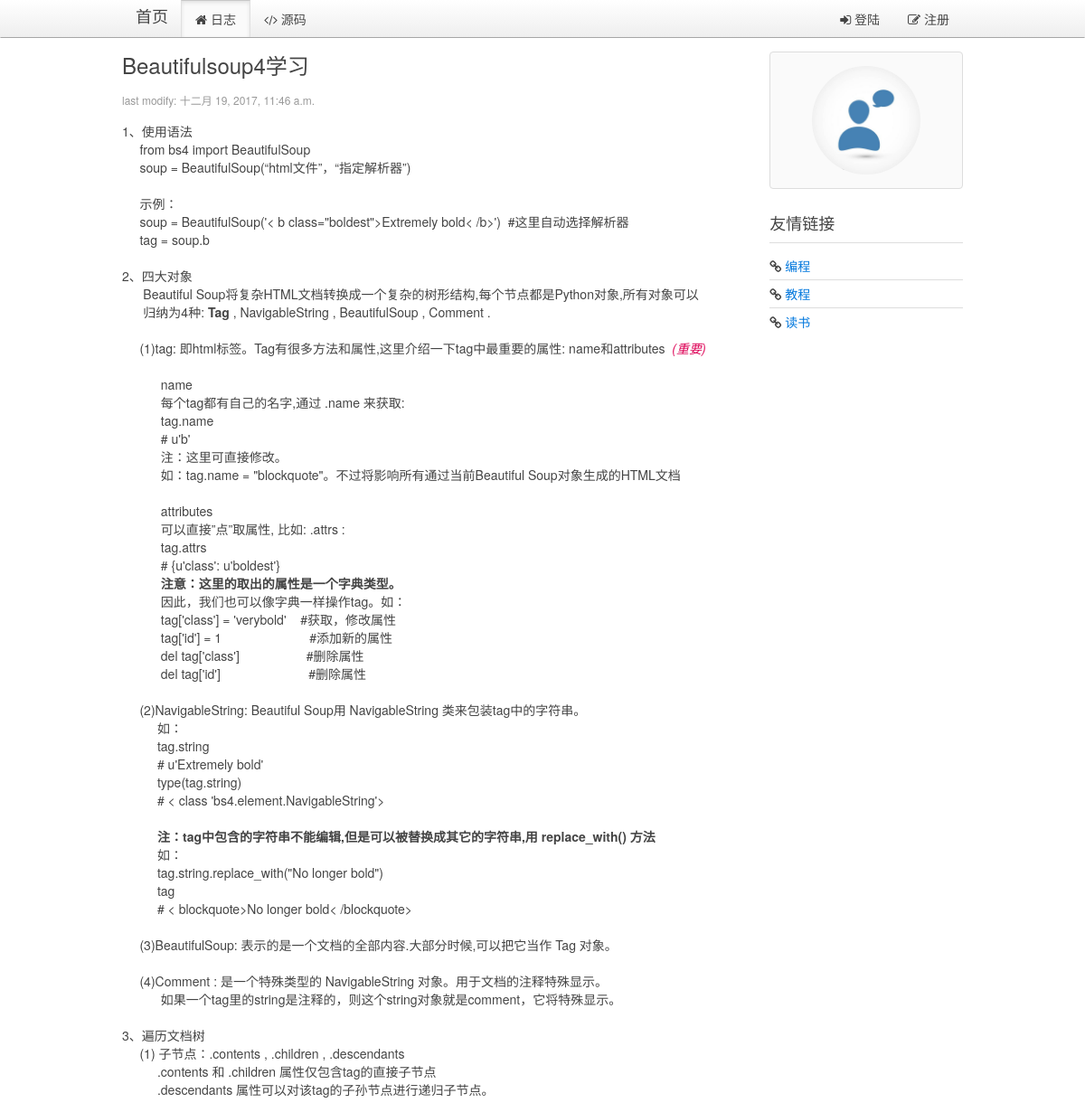
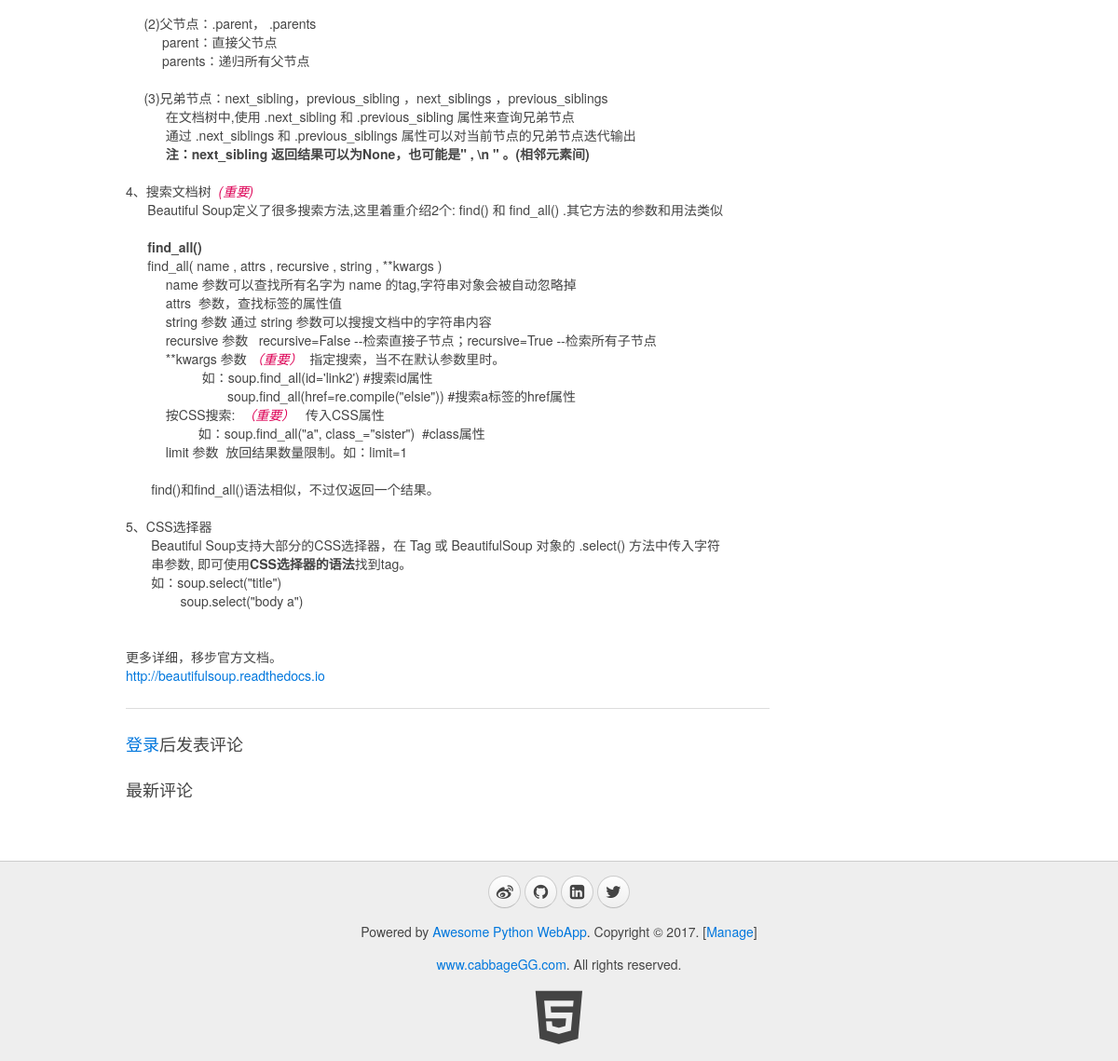
/blog/page/19/, run on an earlier commit of the app's database (2 pictures, top to bottom).
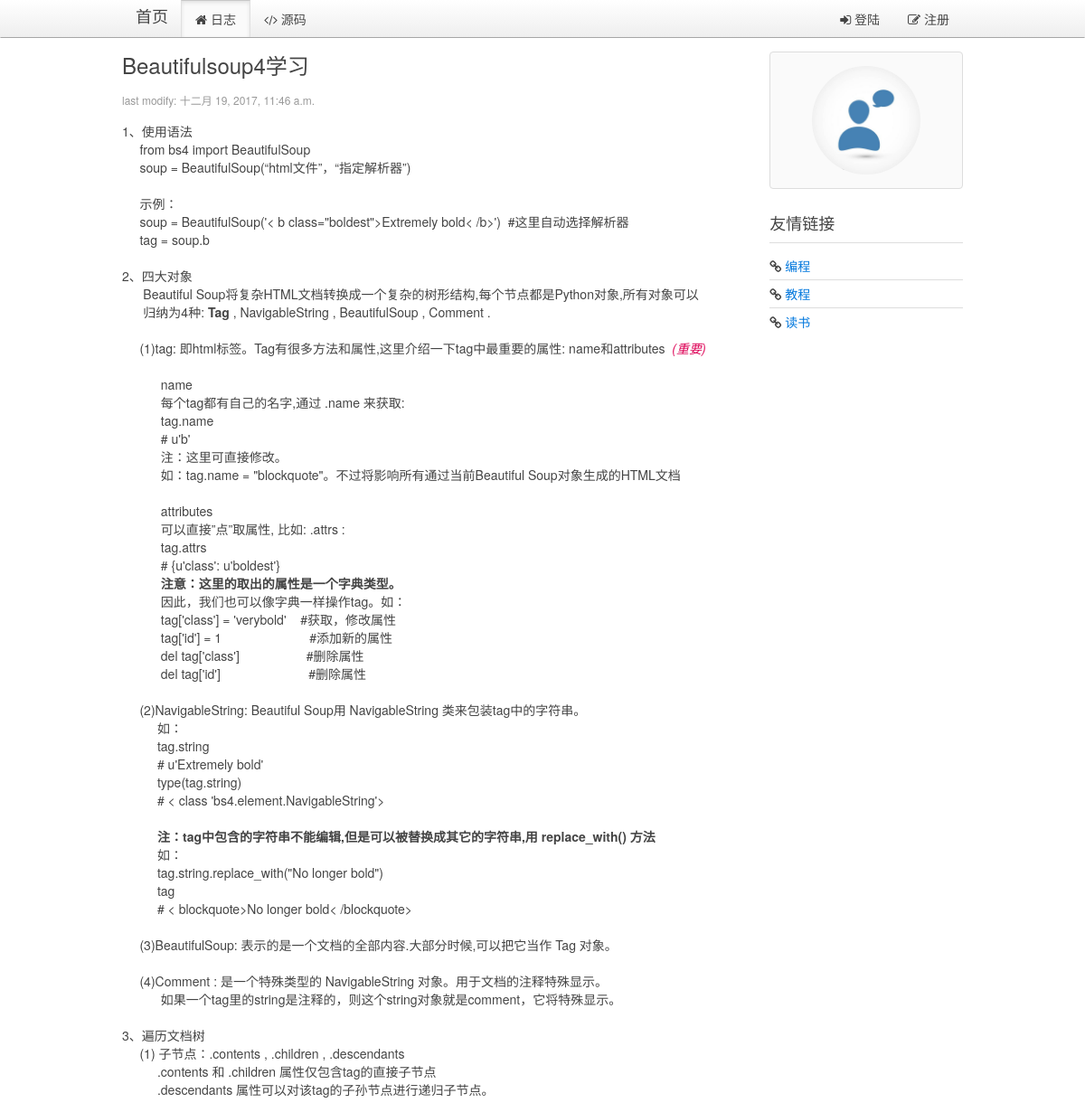
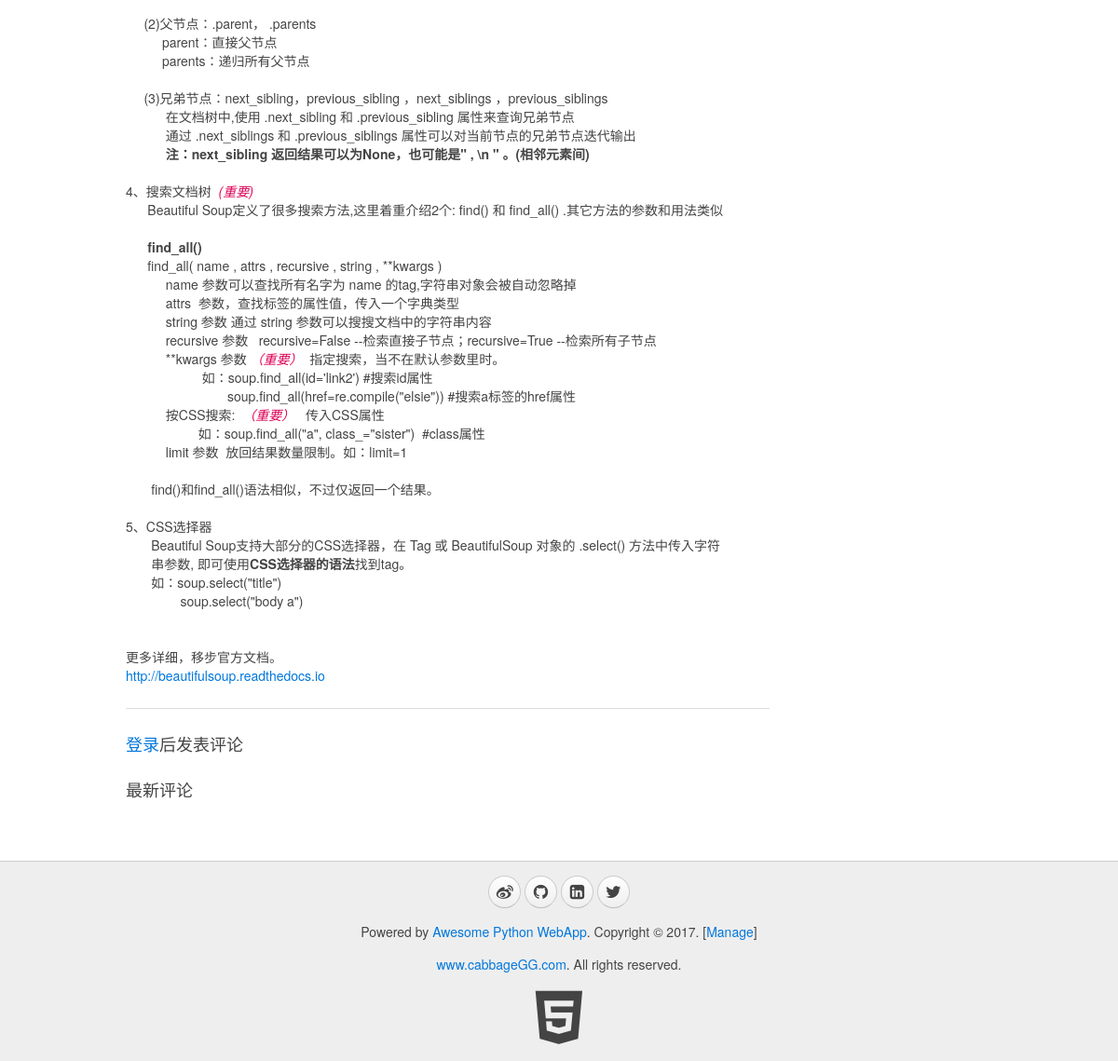
And on a later commit of the database (2 pictures, top to bottom).
### blog/models.py (models this page shows, shortened)
class Blog(models.Model):
    title = models.CharField(max_length=32, default="Title")
    content = models.TextField(null=True)
    summary = models.TextField(null=True)
    create_time = models.DateTimeField(null=True)

### blog/views.py (the view)
# urls.py: url(r'^page/(?P<blog_id>\d+)/$', views.show_blog, name="show_blog"),
def show_blog(request, blog_id):
    userinfo = ""
    account = request.COOKIES.get("account","")
    if account:
        userinfo = models.User.objects.filter(account=account)
        if userinfo:
            userinfo = userinfo[0]
    blog = models.Blog.objects.get(id=blog_id)
    comments = models.Comments.objects.filter(blog_id=blog_id, comment_id=0)
    return render(request, "blog/blog.html", {"blog": blog, "comments":comments, "userinfo":userinfo})

### blog/templatetags/myfilter.py (called while the page is built)
@register.filter
def replaceTags(content):  #这里应该需要继续研究下，有时候需要空格，而不是&nbsp;
    content = content.replace("  ", "&nbsp;&nbsp;")  # 预处理空格
    content = content.replace("\n", "<br/>")  # 预处理换行
    return content

### blog/templates/blog/blog.html (shortened to what this page needs)
{% extends '__base__.html' %}
{% load myfilter %}
{% block content %}
    <div class="uk-width-medium-3-4">
        <article class="uk-article">
            <h2>{{ blog.title }}</h2>
            <p class="uk-article-meta">last modify: {{ blog.create_time }}</p>
            <p>{% autoescape off %}{{ blog.content | replaceTags }}{% endautoescape %}</p>
        </article>
        <hr class="uk-article-divider">
    {% if userinfo %}
        <h3>发表评论</h3>
        <article class="uk-comment">
            <header class="uk-comment-header">
                <img class="uk-comment-avatar uk-border-circle" width="50" height="50" src="{% if userinfo.image %}{{ userinfo.image.url }} {% else %} /media/img/default.jpg {% endif %}">
                <h4 class="uk-comment-title">{{ userinfo.name | default:'游客' }}</h4>
            </header>
            <div class="uk-comment-body">
                <form id="form-comment" class="uk-form" action="javascript:void(0)" method="post">
                    {% csrf_token %}
                    <input id="yj-c-blogid" type="hidden" name="blog_id" value="{{ blog.id }}">
                    <input id="yj-c-commentid" type="hidden" name="comment_id" value="{{ comment.id | default:'0' }}">
                    <input id="yj-c-username" type="hidden" name="user_name" value="{{ userinfo.name | default:'游客' }}">
                    <input id="yj-c-userimage" type="hidden" name="user_img" value="{{ userinfo.image | default:"img/default.jpg" }}">
                    <div class="uk-alert uk-alert-danger uk-hidden"></div>
                    <div id="yj-c-content-div" class="uk-form-row">
                        <textarea id="yj-c-content" name="content" rows="6" placeholder="说点什么吧" style="width:100%;resize:none;"></textarea>
                    </div>
                    <div class="uk-form-row">
                        <input type="submit" class="uk-button uk-button-primary" value="发表评论">
                    </div>
                    <p id="comment-msg">
                    </p>
                </form>
            </div>
        </article>
        <hr class="uk-article-divider">
    {% else %}
        <h3><a href="{% url 'blog:signin' %}">登录</a>后发表评论</h3>
    {% endif %}
        <h3>最新评论</h3>
    </div>
    <div class="uk-width-medium-1-4">
        <div class="uk-panel uk-panel-box">
            <div class="uk-text-center">
                <img class="uk-border-circle" width="120" height="120" src="{% if userinfo.image %}{{ userinfo.image.url }} {% else %} /media/img/default.jpg {% endif %}">
            </div>
        </div>
        <div class="uk-panel uk-panel-header">
            <h3 class="uk-panel-title">友情链接</h3>
            <ul class="uk-list uk-list-line">
                <li><i class="uk-icon-link"></i> <a target="_blank" href="https://github.com/cabbageGG">编程</a></li>
                <li><i class="uk-icon-link"></i> <a target="_blank" href="https://www.liaoxuefeng.com/">教程</a></li>
                <li><i class="uk-icon-link"></i> <a target="_blank" href="http://blog.jobbole.com/all-posts/">读书</a></li>
            </ul>
        </div>
    </div>
{% endblock %}

What changed in the data, as far as the page shows it:
changed Blog "Beautifulsoup4学习": content "…参数可以查找所有名字为 name 的tag,字符串对象会被自动忽略掉 attrs 参数，查找标签的属性值 string 参数 通过 string…" → "…参数可以查找所有名字为 name 的tag,字符串对象会被自动忽略掉 attrs 参数，查找标签的属性值，传入一个字典类型 string 参数 通过 string…"
